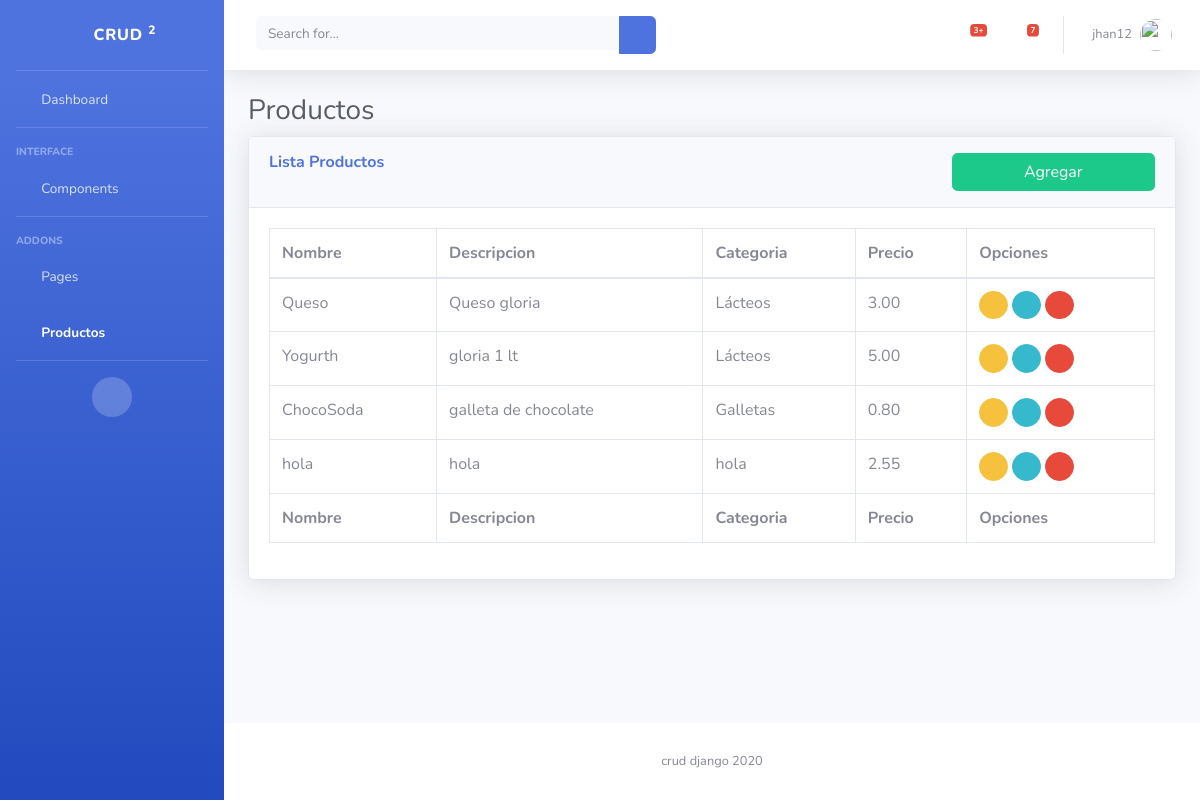
Screenshot of /products/ (signed in) with the database file from the repository.
### products/models.py (models this page shows, shortened)
class Product(models.Model):
    name = models.CharField(max_length=255)
    description = models.CharField(max_length=255)
    categoria = models.CharField(max_length=255)
    price = models.DecimalField(max_digits=6, decimal_places=2)
    image = models.ImageField(blank=True)
    class Meta:
        ordering = ('id',)

### products/views.py (the view)
# urls.py: path('',login_required(views.hello_world), name='list_products'),
def hello_world(request):
    product = Product.objects.order_by('id')
    template = loader.get_template('products.html')
    title = 'Productos'
    context = {
        'products': product,
        'title' : title,
    }
    return HttpResponse(template.render(context, request))

### templates/products.html (shortened to what this page needs)
{% extends "index.html" %}
{% block content %}
    <div class="container-fluid">
      <h1 class="h3 mb-2 text-gray-800">Productos</h1>
      <div class="card shadow mb-4">
        <div class="card-header py-3">
          <div class="row">
            <div class="col-9"><h6 class="m-0 font-weight-bold text-primary">Lista Productos</h6></div>
            <div class="col-3"><a class="btn btn-success btn-block" href="{% url 'new_product' %}">Agregar</a></div>
          </div>
        </div>
        <div class="card-body">
          <div class="table-responsive">
            {% if products %}
            <table class="table table-bordered" id="dataTable" width="100%" cellspacing="0">
              <thead>
                <tr>
                  <th>Nombre</th>
                  <th>Descripcion</th>
                  <th>Categoria</th>
                  <th>Precio</th>
                  <th>Opciones</th>
                </tr>
              </thead>
              <tfoot>
                <tr>
                  <th>Nombre</th>
                  <th>Descripcion</th>
                  <th>Categoria</th>
                  <th>Precio</th>
                  <th>Opciones</th>
                </tr>
              </tfoot>
              <tbody>
                {% for pro in products %}
                <tr>
                  <td>{{ pro.name}}</td>
                  <td>{{ pro.description}}</td>
                  <td>{{ pro.categoria}}</td>
                  <td>{{ pro.price}}</td>
                  <td>
                  <a href="" class="btn btn-warning btn-circle btn-sm">
                      <i class="far fa-edit"></i>
                  </a>
                  <a href="{% url 'product_detail' pk=pro.pk  %}" class="btn btn-info btn-circle btn-sm">
                      <i class="fas fa-eye"></i>
                  </a>
                  <a href="#" class="btn btn-danger btn-circle btn-sm">
                      <i class="fas fa-trash"></i>
                  </a>
                  </td>
                </tr>
                {% endfor %}
              </tbody>
            </table>
            {% else %}
              <h1> No hay productos</h1>
            {% endif %}
          </div>
        </div>
      </div>
    </div>
{% endblock  %}

### templates/index.html (shortened to what this page needs)
<!DOCTYPE html>
<html lang="es">
<head>
  {% load static %}
  <link href="{% static 'vendor/fontawesome-free/css/all.min.css'%}" rel="stylesheet" type="text/css">
  <link href="{% static 'css/sb-admin-2.css' %}" rel="stylesheet">
  <link href="{% static 'vendor/datatables/dataTables.bootstrap4.min.css' %}" rel="stylesheet">
</head>
<body id="page-top">
    <div id="wrapper">
      <ul class="navbar-nav bg-gradient-primary sidebar sidebar-dark accordion" id="accordionSidebar">
        <a class="sidebar-brand d-flex align-items-center justify-content-center" href="{% url 'index' %}">
          <div class="sidebar-brand-icon rotate-n-15">
            <i class="fas fa-laugh-wink"></i>
          </div>
          <div class="sidebar-brand-text mx-3">Crud  <sup>2</sup></div>
        </a>
        <hr class="sidebar-divider my-0">
        <li class="nav-item">
          <a class="nav-link" href="index.html">
            <i class="fas fa-fw fa-tachometer-alt"></i>
            <span>Dashboard</span></a>
        </li>
        <hr class="sidebar-divider">
        <div class="sidebar-heading">
          Interface
        </div>
        <li class="nav-item">
          <a class="nav-link collapsed" href="#" data-toggle="collapse" data-target="#collapseTwo" aria-expanded="true" aria-controls="collapseTwo">
            <i class="fas fa-fw fa-cog"></i>
            <span>Components</span>
          </a>
        </li>
        <hr class="sidebar-divider">
        <div class="sidebar-heading">
          Addons
        </div>
        <li class="nav-item">
          <a class="nav-link collapsed" href="#" data-toggle="collapse" data-target="#collapsePages" aria-expanded="true" aria-controls="collapsePages">
            <i class="fas fa-fw fa-folder"></i>
            <span>Pages</span>
          </a>
        </li>
        <li class="nav-item active">
          <a class="nav-link" href="{% url 'list_products' %}">
            <i class="fas fa-fw fa-table"></i>
            <span>Productos</span></a>
        </li>
        <hr class="sidebar-divider d-none d-md-block">
        <div class="text-center d-none d-md-inline">
          <button class="rounded-circle border-0" id="sidebarToggle"></button>
        </div>
      </ul>
      <div id="content-wrapper" class="d-flex flex-column">
        <div id="content">
          <nav class="navbar navbar-expand navbar-light bg-white topbar mb-4 static-top shadow">
            <form class="d-none d-sm-inline-block form-inline mr-auto ml-md-3 my-2 my-md-0 mw-100 navbar-search">
              <div class="input-group">
                <input type="text" class="form-control bg-light border-0 small" placeholder="Search for..." aria-label="Search" aria-describedby="basic-addon2">
                <div class="input-group-append">
                  <button class="btn btn-primary" type="button">
                    <i class="fas fa-search fa-sm"></i>
                  </button>
                </div>
              </div>
            </form>
            <ul class="navbar-nav ml-auto">
              <li class="nav-item dropdown no-arrow mx-1">
                <a class="nav-link dropdown-toggle" href="#" id="alertsDropdown" role="button" data-toggle="dropdown" aria-haspopup="true" aria-expanded="false">
                  <i class="fas fa-bell fa-fw"></i>
                  <span class="badge badge-danger badge-counter">3+</span>
                </a>
              </li>
              <li class="nav-item dropdown no-arrow mx-1">
                <a class="nav-link dropdown-toggle" href="#" id="messagesDropdown" role="button" data-toggle="dropdown" aria-haspopup="true" aria-expanded="false">
                  <i class="fas fa-envelope fa-fw"></i>
                  <span class="badge badge-danger badge-counter">7</span>
                </a>
              </li>
              <li class="nav-item dropdown no-arrow">
                <a class="nav-link dropdown-toggle" href="#" id="userDropdown" role="button" data-toggle="dropdown" aria-haspopup="true" aria-expanded="false">
                  <span class="mr-2 d-none d-lg-inline text-gray-600 small">{{user.username}}</span>
                  <img class="img-profile rounded-circle" src="https://source.unsplash.com/QAB-WJcbgJk/60x60">
                </a>
              </li>
            </ul>
          </nav>
          <section>
            {% block content %}
            {% endblock  %}
          </section>
        </div>
        <footer class="sticky-footer bg-white">
          <div class="container my-auto">
            <div class="copyright text-center my-auto">
              <span>crud django 2020</span>
            </div>
          </div>
        </footer>
      </div>
    </div>
</body>
</html>

### rows the page displays
Product: name "Queso", description "Queso gloria", categoria "Lácteos", price "3.00"
Product: name "Yogurth", description "gloria 1 lt", categoria "Lácteos", price "5.00"
Product: name "ChocoSoda", description "galleta de chocolate", categoria "Galletas", price "0.80"
Product: name "hola", description "hola", categoria "hola", price "2.55"

### other values shown
{{ user.username }} "jhan12"
